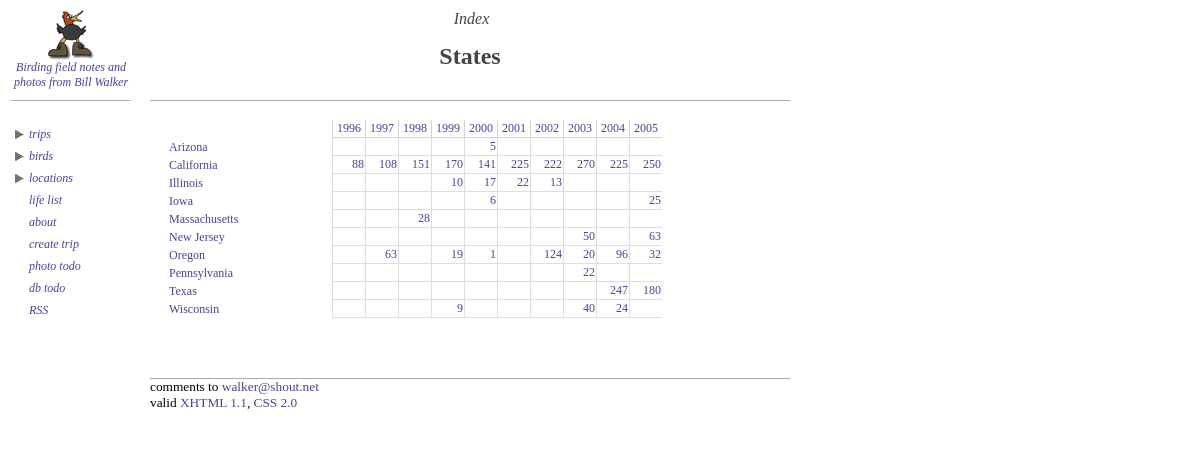
The app's page /stateindex.php with its own data.
### tables this page shows
CREATE TABLE state (
  objectid mediumint(9) NOT NULL auto_increment,
  Name varchar(16) default NULL,
  Abbreviation varchar(16) default NULL,
  Notes text,
  PRIMARY KEY  (objectid)
) TYPE=MyISAM;

### stateindex.php (the view, shortened to what this page needs)
<?php
require_once("./birdwalker.php");
require_once("./request.php");
$stateStats = performQuery("Get State Statistics",
  "SELECT
    location.State,
    count(distinct sighting.SpeciesAbbreviation) AS SpeciesCount,
    year(sighting.TripDate) AS theyear
  FROM location, sighting
  WHERE sighting.LocationName=location.Name
  GROUP BY location.State, theyear
  ORDER BY State, theyear");
$visitedStatesQuery = performQuery("Get List of visited States",
    "SELECT DISTINCT(state.objectid)
      FROM state, location, sighting
      WHERE state.Abbreviation=location.State and location.Name=sighting.LocationName ORDER BY state.Name");
while ($info = mysql_fetch_array($stateStats))
{
	$state = $info["State"];
	$year = $info["theyear"];
	$speciesCount = $info["SpeciesCount"];
	$table[$state][$year] = $speciesCount;
}
?>
    <div class="topright">
      <div class="pagesubtitle">Index</div>
      <div class="pagetitle">States</div>
	</div>
    <div class="contentright">
<table class=metadata cellpadding=1 cellspacing=0 width=80%>
  <tr><td></td><? insertYearLabels() ?></tr>
<? while ($info = mysql_fetch_array($visitedStatesQuery))
   { $id = $info["objectid"];
	 $info = getStateInfo($id);
     $state = $info["Abbreviation"]; ?>
    <tr>
      <td class=firstcell><a href="./statedetail.php?stateid=<?= $info["objectid"] ?>"><?= getStateNameForAbbreviation($state) ?></a></td>
<?	  for ($year = getEarliestYear(); $year <= getLatestYear(); $year++)
	  { ?>
		  <td class=bordered align=right>
<?
		if (array_key_exists($year, $table[$state]))
	    {
			echo "<a href=\"./specieslist.php?stateid=". $id . "&year=" . $year  . "\">" . $table[$state][$year] . "</a>";
		} ?>
         </td>
<?	  } ?>
    </tr>
<? } ?>
</table>
    </div>

### stylesheet.css (style rules this page uses)
.withcontentleft { background-image: url(./images/left.jpg); background-repeat: repeat-y; }
.topright { left: 150px; width: 640px; top: 10px; height: 90px; position: absolute; border-bottom: solid 1px #AAAAAA; }
.contentright { font: 10pt "Gill Sans", "Gill Sans MT", SansSerif; left: 150px; width: 640px; top: 120px; padding-bottom: 30px; position: absolute; }
.pagetitle { text-align: center; font: 18pt "Gill Sans", "Gill Sans MT", SansSerif; font-weight: bold; color:#444444; padding-top: 8px }
.pagesubtitle { text-align: center; font: 12pt "Gill Sans", "Gill Sans MT", SansSerif; font-style: italic; color: #444444; padding-bottom: 7px; padding-left: 3px }
.metadata { font: 9pt "Gill Sans", "Gill Sans MT", SansSerif; padding-left: 4px; }
.firstcell { padding-left: 15px; white-space: nowrap; }
.bordered { border-left: solid 1px #DDDDDD; border-bottom: solid 1px #DDDDDD; width: 30px; text-align: right; }
a { color:#484393; text-decoration:none; }

### records on screen
state: getStateNameForAbbreviation($state) "Arizona", Abbreviation "5"
state: getStateNameForAbbreviation($state) "California", Abbreviation "88", Abbreviation "108", Abbreviation "151", Abbreviation "170", Abbreviation "141", Abbreviation "225", Abbreviation "222", Abbreviation "270", Abbreviation "250"
state: getStateNameForAbbreviation($state) "Illinois", Abbreviation "10", Abbreviation "17", Abbreviation "22", Abbreviation "13"
state: getStateNameForAbbreviation($state) "Iowa", Abbreviation "6", Abbreviation "25"
state: getStateNameForAbbreviation($state) "Massachusetts", Abbreviation "28"
state: getStateNameForAbbreviation($state) "New Jersey", Abbreviation "50", Abbreviation "63"
state: getStateNameForAbbreviation($state) "Oregon", Abbreviation "63", Abbreviation "19", Abbreviation "1", Abbreviation "124", Abbreviation "20", Abbreviation "96", Abbreviation "32"
state: getStateNameForAbbreviation($state) "Pennsylvania", Abbreviation "22"
state: getStateNameForAbbreviation($state) "Texas", Abbreviation "247", Abbreviation "180"
state: getStateNameForAbbreviation($state) "Wisconsin", Abbreviation "9", Abbreviation "40", Abbreviation "24"
